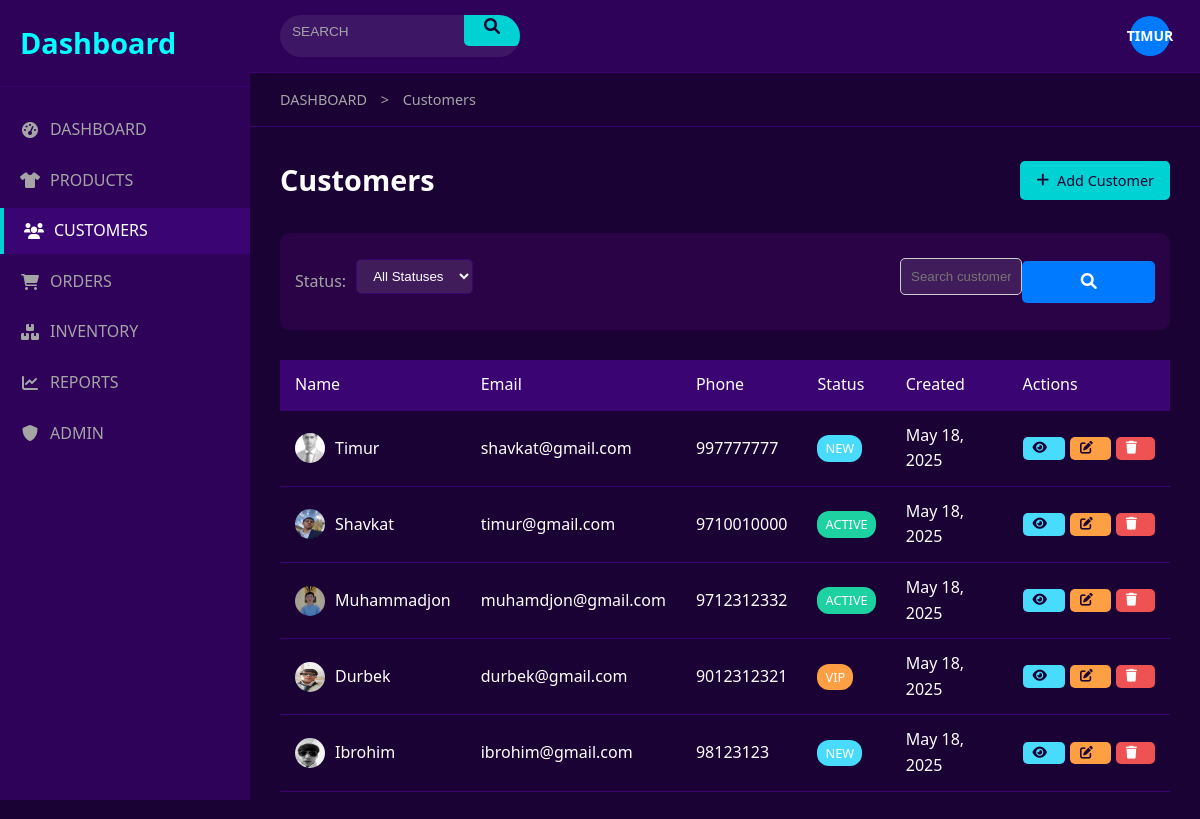
The app's page /customers/ (signed in) with its own data.
### customers/models.py (models this page shows, shortened)
class Customer(TimeStampedModel):
    STATUS_CHOICES = [
        ('active', 'Active'),
        ('inactive', 'Inactive'),
        ('vip', 'VIP'),
        ('new', 'New'),
    ]
    name = models.CharField(max_length=100)
    email = models.EmailField(blank=True, null=True)
    phone = models.CharField(max_length=20, blank=True, null=True)
    address = models.TextField(blank=True, null=True)
    status = models.CharField(max_length=10, choices=STATUS_CHOICES, default='new')
    profile_image = models.ImageField(upload_to='customers/', blank=True, null=True)
    notes = models.TextField(blank=True, null=True)

### customers/views.py (the view)
# urls.py: path('', views.customer_list, name='customer_list'),
@login_required
def customer_list(request):
    search = request.GET.get('search', '')
    status = request.GET.get('status', '')
    customers = Customer.objects.all()
    if search:
        customers = customers.filter(
            Q(name__icontains=search) |
            Q(email__icontains=search) |
            Q(phone__icontains=search)
        )
    if status:
        customers = customers.filter(status=status)
    context = {
        'customers': customers,
        'status_choices': Customer.STATUS_CHOICES
    }
    return render(request, 'customers/customer_list.html', context)

### templates/customers/customer_list.html (shortened to what this page needs)
{% extends 'core/base.html' %}
{% block breadcrumb %}
    <span>&gt;</span>
<a href="{% url 'customers:customer_list' %}">Customers</a>
{% endblock %}
{% block content %}
<div class="customer-list-container">
    <div class="page-header">
        <h2>Customers</h2>
        <a href="{% url 'customers:customer_create' %}" class="btn btn-primary">
            <i class="fas fa-plus"></i> Add Customer
        </a>
    </div>
    <div class="filters">
        <form method="get" class="filter-form">
            <div class="filter-group">
                <label for="status">Status:</label>
                <select name="status" id="status" onchange="this.form.submit()">
                    <option value="">All Statuses</option>
                </select>
            </div>
            <div class="filter-group search-group">
                <input type="text" name="search" placeholder="Search customers..." value="{{ request.GET.search }}">
                <button type="submit"><i class="fas fa-search"></i></button>
            </div>
        </form>
    </div>
    <div class="table-responsive">
        <table class="data-table">
            <thead>
                <tr>
                    <th>Name</th>
                    <th>Email</th>
                    <th>Phone</th>
                    <th>Status</th>
                    <th>Created</th>
                    <th>Actions</th>
                </tr>
            </thead>
            <tbody>
                {% for customer in customers %}
                <tr>
                    <td>
                        <div class="customer-info">
                            {% if customer.profile_image %}
                                <img src="{{ customer.profile_image.url }}" alt="{{ customer.name }}">
                            {% else %}
                                <div class="avatar-placeholder">
                                    {{ customer.name|make_list|first|upper }}
                                </div>
                            {% endif %}
                            <span>{{ customer.name }}</span>
                        </div>
                    </td>
                    <td>{{ customer.email|default:"-" }}</td>
                    <td>{{ customer.phone|default:"-" }}</td>
                    <td>
                        <span class="status-badge {{ customer.status }}">
                            {{ customer.get_status_display }}
                        </span>
                    </td>
                    <td>{{ customer.created_at|date:"M d, Y" }}</td>
                    <td>
                        <div class="table-actions">
                            <a href="{% url 'customers:customer_detail' customer.id %}" class="btn btn-sm btn-info">
                                <i class="fas fa-eye"></i>
                            </a>
                            <a href="{% url 'customers:customer_update' customer.id %}" class="btn btn-sm btn-warning">
                                <i class="fas fa-edit"></i>
                            </a>
                            <a href="{% url 'customers:customer_delete' customer.id %}" class="btn btn-sm btn-danger">
                                <i class="fas fa-trash"></i>
                            </a>
                        </div>
                    </td>
                </tr>
                {% endfor %}
            </tbody>
        </table>
    </div>
</div>
{% endblock %}

### templates/core/base.html (shortened to what this page needs)
<!DOCTYPE html>
<html lang="en">
<head>
    {% load static %}
    <link rel="stylesheet" href="{% static 'css/styles.css' %}">
    <link rel="stylesheet" href="https://cdnjs.cloudflare.com/ajax/libs/font-awesome/6.0.0-beta3/css/all.min.css">
</head>
<body>
    <div class="container">
        <aside class="sidebar">
            <div class="sidebar-header">
                <h1>Dashboard</h1>
            </div>
            <nav class="sidebar-nav">
                <ul>
                    <li class="{% if request.path == '/' %}active{% endif %}">
                        <a href="{% url 'dashboard:index' %}">
                            <i class="fas fa-tachometer-alt"></i>
                            <span>DASHBOARD</span>
                        </a>
                    </li>
                    <li class="{% if '/products/' in request.path %}active{% endif %}">
                        <a href="{% url 'products:list' %}">
                            <i class="fas fa-tshirt"></i>
                            <span>PRODUCTS</span>
                        </a>
                    </li>
                    <li class="{% if '/customers/' in request.path %}active{% endif %}">
                        <a href="{% url 'customers:customer_list' %}">
                            <i class="fas fa-users"></i>
                            <span>CUSTOMERS</span>
                        </a>
                    </li>
                    <li class="{% if '/orders/' in request.path %}active{% endif %}">
                        <a href="{% url 'orders:list' %}">
                            <i class="fas fa-shopping-cart"></i>
                            <span>ORDERS</span>
                        </a>
                    </li>
                    <li class="{% if '/inventory/' in request.path %}active{% endif %}">
                        <a href="{% url 'inventory:list' %}">
                            <i class="fas fa-boxes"></i>
                            <span>INVENTORY</span>
                        </a>
                    </li>
                    <li class="{% if '/reports/' in request.path %}active{% endif %}">
                        <a href="{% url 'reports:index' %}">
                            <i class="fas fa-chart-line"></i>
                            <span>REPORTS</span>
                        </a>
                    </li>
                    {% if user.is_superuser %}
                    <li class="{% if '/admin/' in request.path %}active{% endif %}">
                        <a href="{% url 'admin:index' %}">
                            <i class="fas fa-shield-alt"></i>
                            <span>ADMIN</span>
                        </a>
                    </li>
                    {% endif %}
                </ul>
            </nav>
        </aside>
        <main class="main-content">
            <header class="top-bar">
                <div class="search-bar">
                    <form method="get">
                        <input type="text" name="search" placeholder="SEARCH" value="{{ request.GET.search }}">
                        <button type="submit"><i class="fas fa-search"></i></button>
                    </form>
                </div>
                <div class="user-actions">
                    <div class="user-profile">
                        {% if user.is_authenticated %}
                            <div class="user-avatar-initial blue-bg">
                                {{ user.username|upper }}
                            </div>
                        {% else %}
                            <span>LOGIN</span>
                            <a href="{% url 'accounts:login' %}">
                                <i class="fas fa-sign-in-alt"></i>
                            </a>
                        {% endif %}
                    </div>
                </div>
            </header>
            <div class="breadcrumb">
                <a href="{% url 'dashboard:index' %}">DASHBOARD</a>
                {% block breadcrumb %}{% endblock %}
            </div>
            <div class="content">
                {% block content %}{% endblock %}
            </div>
        </main>
    </div>
</body>
</html>

### records on screen
Customer: profile_image (picture), name "Timur", email "shavkat@gmail.com", phone "997777777", status "NEW", created_at "May 18, 2025"
Customer: profile_image (picture), name "Shavkat", email "timur@gmail.com", phone "9710010000", status "ACTIVE", created_at "May 18, 2025"
Customer: profile_image (picture), name "Muhammadjon", email "muhamdjon@gmail.com", phone "9712312332", status "ACTIVE", created_at "May 18, 2025"
Customer: profile_image (picture), name "Durbek", email "durbek@gmail.com", phone "9012312321", status "VIP", created_at "May 18, 2025"
Customer: profile_image (picture), name "Ibrohim", email "ibrohim@gmail.com", phone "98123123", status "NEW", created_at "May 18, 2025"

### other values on screen
{{ user.username|upper }} "TIMUR"
